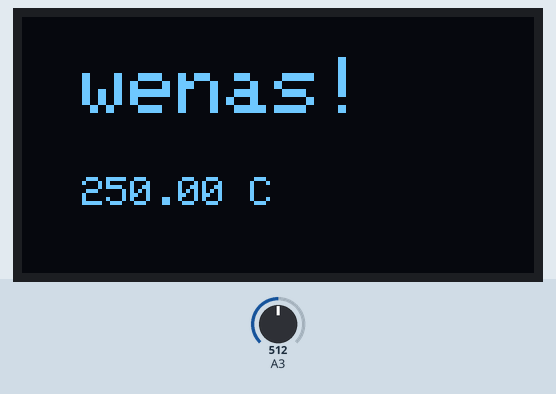
The sketch below on a simulated Arduino Uno, built with avr-gcc and run on an emulated ATmega328P. Shown: 128×64 one-colour display. The test bench sets the inputs (shaded band); at power-on: A3 = 512. What the sketch prints to the serial monitor is not drawn.

Above: at 1.4 s.
1.5 s: A3 set to 716
At 3.1 s:
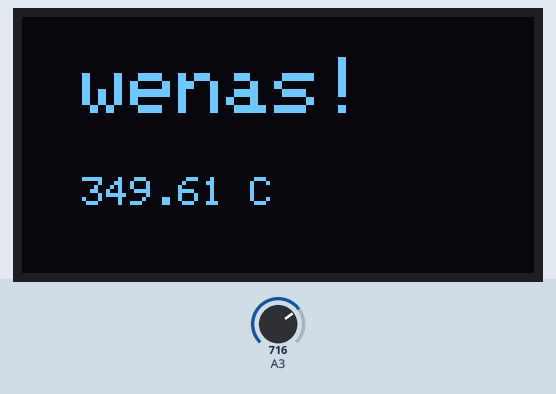
3.8 s: A3 set to 900
At 5.5 s:
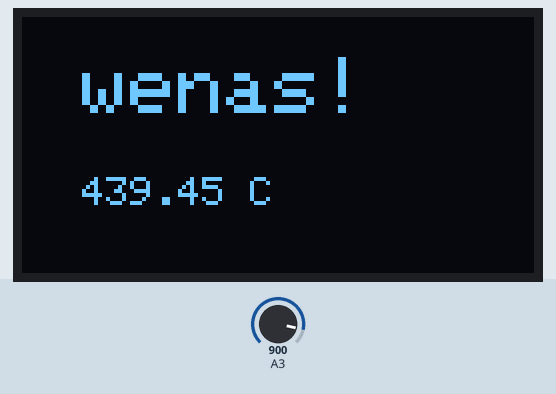
5.9 s: A3 set to 1023
At 7.9 s:
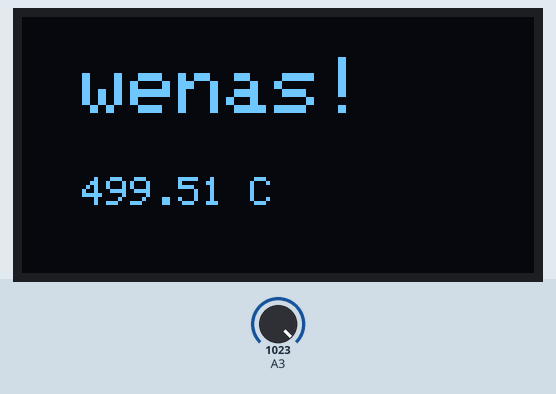
Timing chart, 0 to 9.4 s (numbered marks = the images above; inputs shaded):
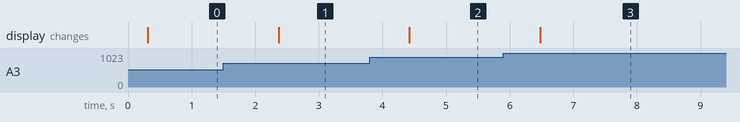

Measured:
- after the input at 1.5 s, the display: changes after 0.87 s (image 1)
- after the input at 3.8 s, the display: changes after 0.62 s (image 2)
- after the input at 5.9 s, the display: changes after 0.58 s (image 3)

The sketch:

OLED.ino
```cpp
#include <Wire.h>
#include <Adafruit_GFX.h>
#include <Adafruit_SH110X.h>

#define i2c_Address 0x3C

#define SCREEN_WIDTH 128
#define SCREEN_HEIGHT 64
#define OLED_RESET -1

Adafruit_SH1106G display(
  SCREEN_WIDTH,
  SCREEN_HEIGHT,
  &Wire,
  OLED_RESET
);
float Lectura_Actual;
float Temperatura;

void setup() {

  Serial.begin(9600);


  Wire.begin();

  delay(250);


  if (!display.begin(i2c_Address, true)) {
    Serial.println("ERROR: OLED no encontrada");

    while (1);
  }

  Serial.println("OLED funcionando correctamente");

}

void loop() {
  Lectura_Actual = analogRead(A3);
  Temperatura=(Lectura_Actual*(5.0/1024) *100);

  display.clearDisplay();

  display.setTextColor(SH110X_INVERSE);
  display.setTextSize(2);
  display.setCursor(15, 10);
  display.println("wenas!");

  display.setTextSize(1);
  display.setCursor(15, 40);
  display.print(Temperatura);
  display.print(" C");
  display.display();

  delay(1000);


}
```
